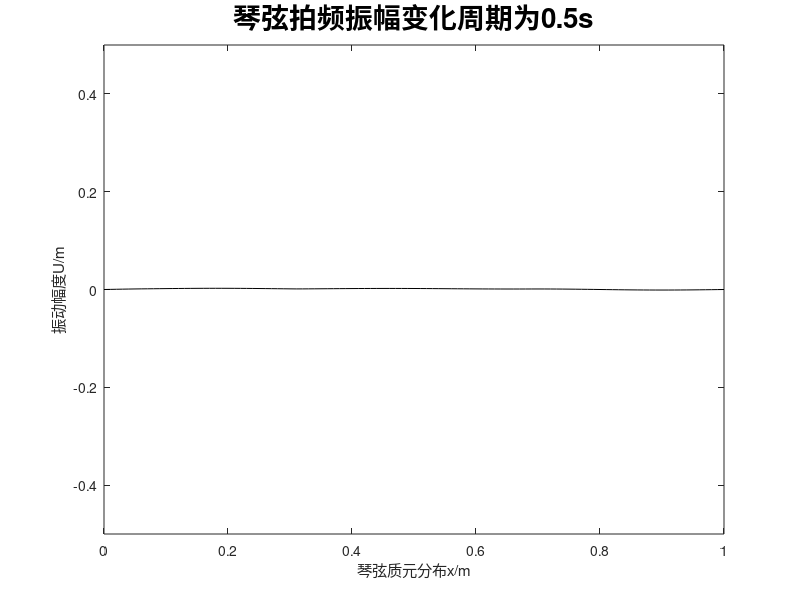

Write the MATLAB code that produced this figure. (Note: this script raises an error after producing the figure.)
clear
A=5;%力幅

k=5;

l=1;%绳长
x0=l/k+l/9;%施力点位置
%Hz=50;%交变电流频率
%omega=2*pi*Hz;
lambda=0.52*10^(-3)/0.9902;%线密度
F=100;%张力
a=sqrt(F/lambda);%波速
omega0=pi*a/l;%基频
omega=pi/0.5+k*omega0;
b=0.1;%空气摩擦系数

% omegak=sqrt(k^2*omega0^2-b^2/4);
% omega=sqrt(omegak^2+b*omegak);

tfinal=2*abs(pi/(omega-k*omega0));%观测时间
% tfinal=abs(pi/(omega-k*omega0))/100;
dt=0.01;%时间步长
dx=0.01;%质元长度

pic_num = 1;
% M=moviein(tfinal/dt);
x=0:dx:l;
fig = figure;
for t=0:dt:tfinal
    U=zeros(1,length(x));%每一时刻的质元排列
    for n=1:100
        U=U+2*A*sin(n*pi*x0/l)*omega/(lambda*(n^2*omega0^2-omega^2))*(sin(omega*t)...
            /omega-sin(omega0*n*t)/(n*omega0))*sin(n*pi*x/l);
    end
    plot(x,U,'k')
    axis([0,1,-0.5,0.5])
    xlabel('琴弦质元分布x/m')
    ylabel('振动幅度U/m')
    title(['琴弦拍频振幅变化周期为' num2str(abs(pi/(omega-k*omega0))) 's'],'Fontsize',20)

    drawnow
    M=getframe(fig);
    C{pic_num}=frame2im(M);
    pic_num = pic_num + 1;
end

for idx=1:pic_num
    [B,map]=rgb2ind(C{idx},256);
    if idx == 1
        imwrite(B,map,'test.gif','gif', 'Loopcount',inf,'DelayTime',0.06);
    else
        imwrite(B,map,'test.gif','gif','WriteMode','append','DelayTime',0.06);
    end
end

    
    